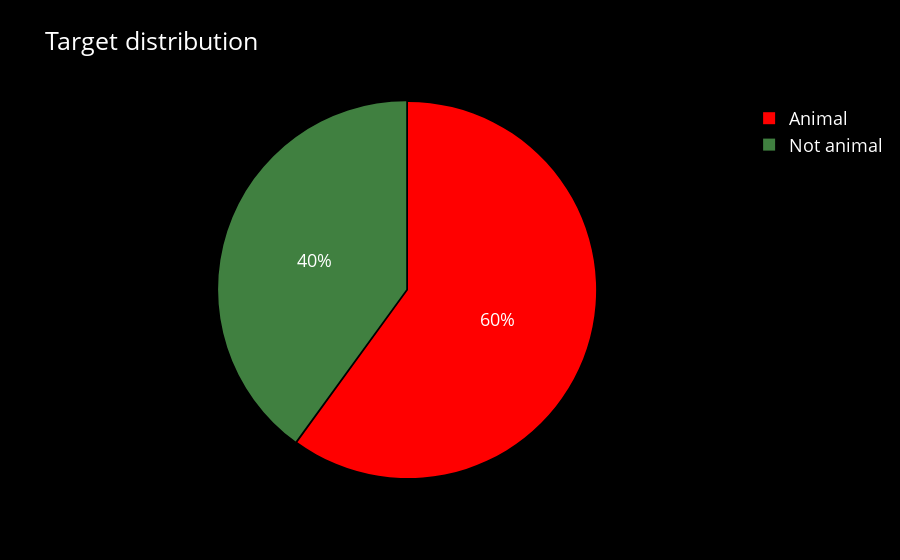

Notebook code for this chart:
### Markdown cell above
### Pieplot target distribution

### Code cell
from plots import *

pieplot(Y_train)

### Figure 1 — Plotly figure (JSON) as saved in the notebook; plotly's stock layout.template omitted (floating-point values rounded to 4 significant figures)
{"data": [{"hoverinfo": "label+percent", "labels": ["Animal", "Not animal"], "marker": {"colors": ["#FF0000", "#408040"]}, "pull": [0, 0.01], "textfont": {"size": 18}, "textinfo": "percent", "type": "pie", "values": [0.6, 0.4]}], "layout": {"font": {"color": "white", "size": 18}, "legend": {"font": {"color": "white"}}, "paper_bgcolor": "rgba(0,0,0,1)", "plot_bgcolor": "rgba(0,0,0,1)", "title": {"font": {"color": "white"}, "text": "Target distribution"}}}
